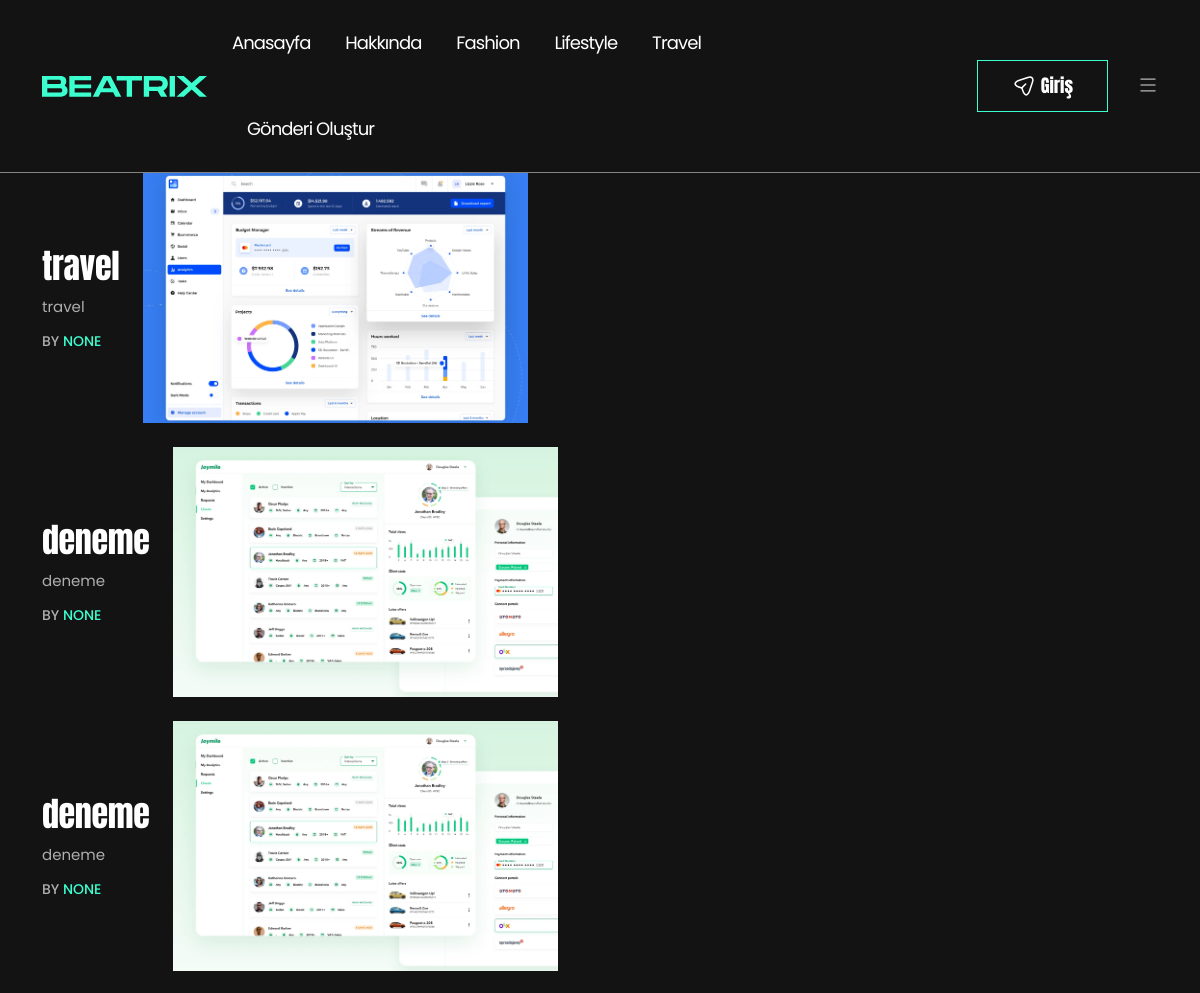
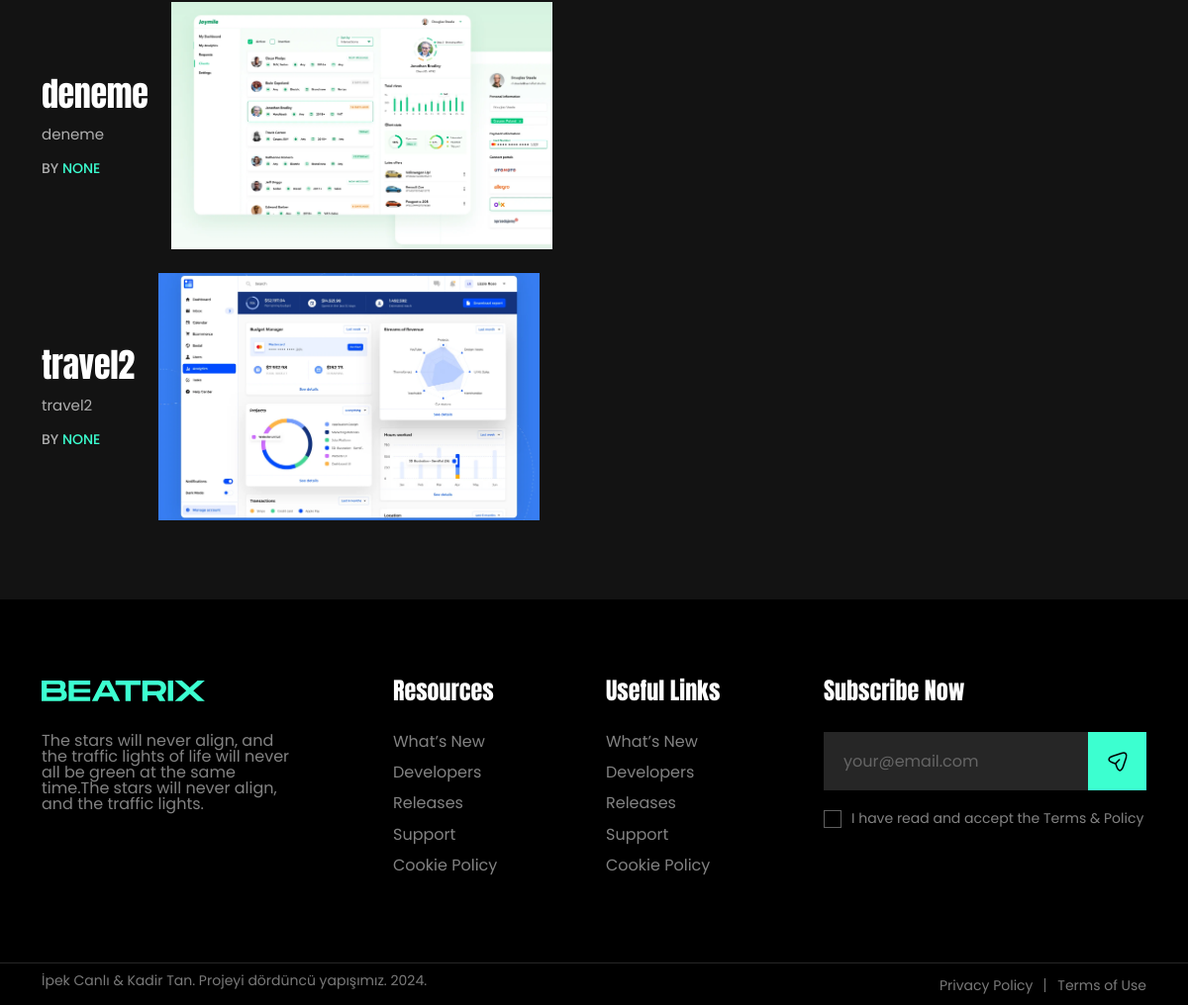
The page /travel/ on the database its author committed (2 pictures, top to bottom).
### Writer/models.py (models this page shows, shortened)
class Post(models.Model):
    title = models.CharField(max_length=200)
    user = models.ForeignKey(User, on_delete=models.CASCADE, null=True, blank=True)
    writer = models.ForeignKey(Writer, verbose_name="Yazar", on_delete=models.CASCADE, related_name='posts', null=True, blank=True)
    category = models.ForeignKey(Category, on_delete=models.CASCADE, null=True, blank=True)
    content = RichTextField()
    is_published = models.BooleanField(default=False)
    live_date = models.DateTimeField(default=timezone.now)
    created_date = models.DateTimeField(auto_now_add=True)
    updated_date = models.DateTimeField(auto_now=True)
    image = models.ImageField(upload_to='images/', null=True, blank=True)
    is_delete = models.BooleanField(verbose_name=('Silindi?'), default=False)
    delete_date = models.DateTimeField(verbose_name=('Silinme Tarihi'), blank=True, null=True)

### Main/views.py (the view)
# urls.py: path('travel/', travel, name='travel'),
def travel(request):
    travel_posts = Post.objects.filter(category__name='Travel')
    return render(request, 'Main/travel.html', {'travels': travel_posts})

### Main/templates/Main/travel.html (shortened to what this page needs)
{% extends 'Main/base.html' %}
{% load static %}
{% block content %}
  <div class="theme-blog-page-area mb-80">
    <div class="container">
      <div class="row">
        <div class="col-lg-8">
          <div class="row">
            <div class="col-lg-12">
              {% for travel in travels %}
                <article class="post-block-style-wrapper post-block-template-four">
                  <div class="post-block-style-inner post-block-list-style-inner">
                    <div class="post-block-content-wrap">
                      <div class="post-item-title">
                        <h2 class="post-title"><a href="{% url 'travel-detail' travel.id %}">{{ travel.title }}</a></h2>
                      </div>
                      <div class="post-excerpt-box">
                        <p>{{ travel.content|safe|truncatewords:30 }}</p>
                      </div>
                      <div class="post-bottom-meta-list">
                        <div class="post-meta-author-box">
                          By <a href="javascript:void(0)">{{ travel.user }}</a>
                        </div>
                      </div>
                    </div>
                    {% if travel.image %}
                      <div class="post-block-media-wrap">
                        <a href="{% url 'travel-detail' travel.id %}"><img src="{{ travel.image.url }}" alt="{{ travel.title }}" /></a>
                      </div>
                    {% endif %}
                  </div>
                </article>
              {% endfor %}
            </div>
          </div>
        </div>
        <div class="col-lg-4"></div>
      </div>
    </div>
  </div>
{% endblock %}

### Writer/static/assets/css/app.css (style rules this page uses)
:root { --primary-color: #3CFFD0; --secondary-color: #3CFFD0; --secondary-color-alt: #000; --heading-color: #ffffff; --body-color: #ffffff; --paragraph-color: #ffffff; --primary-font: "Anton", sans-serif; --secondary-font: "Poppins", sans-serif; --font-awesome: "Font Awesome 5 Pro"; --font-size-b1: 18px; --font-size-b2: 16px; --font-size-b3: 14px; --font-size-b4: 12px; --line-height-body: 22px; --line-height-b1: 1.6; --line-height-b2: 1.5; --line-height-b3: 1.4; --line-height-b4: 1.3; }
html { -webkit-text-size-adjust: 100%; -ms-text-size-adjust: 100%; overflow-x: hidden; font-family: var(--secondary-font); }
* { -webkit-box-sizing: border-box; box-sizing: border-box; outline: none; -moz-osx-font-smoothing: grayscale; -webkit-font-smoothing: antialiased; }
body { margin: 0; color: var(--body-color); font-family: var(--secondary-font); line-height: var(--line-height-body); font-size: var(--font-size-b1); background-color: #131313; }
h2 { font-size: 35px; line-height: 1.3380952381; }
h1, h2, h3, h4, h5, h6 { color: var(--heading-color); font-family: var(--primary-font); font-weight: 400; }
p { color: var(--paragraph-color); -webkit-hyphens: auto; -ms-hyphens: auto; hyphens: auto; margin-bottom: 10px; }
a { color: inherit; text-decoration: none; -webkit-transition: 0.4s; transition: 0.4s; }
a, a:hover, a:focus, a:active { text-decoration: none; outline: none; color: inherit; }
article, aside, details, figcaption, figure, footer, header, nav, section, summary { display: block; }
img { max-width: 100%; height: auto; }
.mb-80 { margin-bottom: 80px; }
article.post-block-style-wrapper { position: relative; margin-bottom: 24px; }
.post-block-style-wrapper .post-block-style-inner { position: relative; }
.post-block-style-wrapper .post-block-media-wrap { position: relative; margin-bottom: 20px; }
.post-block-style-wrapper .post-block-media-wrap a { position: relative; transition: .3s ease-in; display: block; overflow: hidden; }
.post-block-style-wrapper .post-block-media-wrap a img { transition: .35s ease-in; display: block; overflow: hidden; width: 100%; object-fit: cover; height: 405px; }
.post-block-style-wrapper .post-block-content-wrap h2.post-title { font-size: 40px; margin-bottom: 10px; line-height: 1.0875; letter-spacing: -0.01em; max-width: 92%; }
.post-block-style-wrapper .post-block-content-wrap h2.post-title a { color: #fff; }
.post-block-style-wrapper .post-block-content-wrap .post-excerpt-box { margin-bottom: 15px; max-width: 85%; }
.post-block-style-wrapper .post-block-content-wrap .post-excerpt-box p { margin: 0; font-size: 16px; font-weight: 400; color: #AEAEAE; line-height: 1.1875; }
.post-bottom-meta-list { display: flex; flex-wrap: wrap; line-height: 1.5; align-items: center; font-size: 14px; font-weight: 500; color: #AFAFAF; text-transform: uppercase; }
.post-bottom-meta-list div { margin-right: 10px; }
.post-meta-author-box a { color: var(--primary-color); }
article.post-block-style-wrapper:last-child { margin-bottom: 0; }
.post-block-style-inner.post-block-list-style-inner { display: flex; justify-content: flex-start; align-items: center; transition: all .3s ease-in; }
.post-block-template-four .post-block-media-wrap { margin-bottom: 0; margin-right: 0; display: block; overflow: hidden; width: 100%; min-width: 385px; max-width: min-content; margin-left: 24px; }
.post-block-template-four .post-block-media-wrap a img { height: 250px; }
.post-block-template-four .post-block-content-wrap h2.post-title { font-size: 34px; max-width: 90%; line-height: 1.2795; margin-bottom: 10px; }
.post-block-template-four .post-block-content-wrap .post-excerpt-box { margin-bottom: 15px; max-width: 75%; }

### Writer/static/assets/css/responsive.css (style rules this page uses)
@media (min-width: 1200px) and (max-width: 1399px) { .post-block-style-wrapper .post-block-content-wrap .post-excerpt-box p { font-size: 15px; } }

### rows shown on the page
Post: title "travel", content "travel", user "NONE", image (picture)
Post: title "deneme", content "deneme", user "NONE", image (picture)
Post: title "deneme", content "deneme", user "NONE", image (picture)
Post: title "deneme", content "deneme", user "NONE", image (picture)
Post: title "travel2", content "travel2", user "NONE", image (picture)
